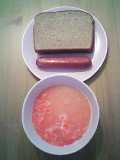
%> input picture SmartDiet_Backend/matlab/SensorFusion/data/101087.jpg, 120 x 160 px
$ octave grabcut_complete.m   (GNU Octave 9; MATLAB toolbox functions it lacks are replaced by stand-ins)
%> lines starting %> are read from the running program, lines starting %| are printed output that depends on the picture; in (x1, y1, x2, y2) boxes, pixels count from 0 and x2, y2 are one past the last pixel; in counts of white or black regions, pixels touching at a corner belong together; the program's own positions count from 1
### SmartDiet_Backend/matlab/SensorFusion/GrabCut/GCAlgo.m
% GNU licence:
% Copyright (C) 2012  Itay Blumenthal
%
%     This program is free software; you can redistribute it and/or modify
%     it under the terms of the GNU General Public License as published by
%     the Free Software Foundation; either version 2 of the License, or
%     (at your option) any later version.
%
%     This program is distributed in the hope that it will be useful,
%     but WITHOUT ANY WARRANTY; without even the implied warranty of
%     MERCHANTABILITY or FITNESS FOR A PARTICULAR PURPOSE.  See the
%     GNU General Public License for more details.
%
%     You should have received a copy of the GNU General Public License
%     along with this program; if not, write to the Free Software
%     Foundation, Inc., 59 Temple Place, Suite 330, Boston, MA  02111-1307  USAfunction finalLabel = GCAlgo( im, fixedBG,  K, G, maxIterations, Beta, diffThreshold, myHandle )

function finalLabel = GCAlgo( im, fixedBG,  K, G, maxIterations, Beta, diffThreshold, myHandle )

%%%%%%%%%%%%%%%%%%%%%
%%% Get definite labels defining absolute Background :
prevLabel = double(fixedBG);

%%%%%%%%%%%%%%%%%%%%%
%%% Calculate the smoothness term defined by the entire image's RGB values
bNormGrad = true;

%%% Get the image gradient
gradH = im(:,2:end,:) - im(:,1:end-1,:);
gradV = im(2:end,:,:) - im(1:end-1,:,:);

gradH = sum(gradH.^2, 3);
gradV = sum(gradV.^2, 3);

%%% Use the gradient to calculate the graph's inter-pixels weights
if ( bNormGrad )
    hC = exp(-Beta.*gradH./mean(gradH(:)));
    vC = exp(-Beta.*gradV./mean(gradV(:)));
else
    hC = exp(-Beta.*gradH);
    vC = exp(-Beta.*gradV);
end

%%% These matrices will evantually use as inputs to Bagon's code
hC = [hC zeros(size(hC,1),1)];
vC = [vC ;zeros(1, size(vC,2))];
sc = [0 G;G 0];

%%%%%%%%%%%%%%%%%%%%%
%%% Start the EM iterations :
bgMean = [];
fgMean = [];
for iter=1:maxIterations
    iter;
    if ~isempty(myHandle)
        set(myHandle,'String',strcat(num2str(100* iter/maxIterations),' %'  ));
        pause(0.2);
    end
    bgIds   = find(prevLabel == 1);
    fgIds   = find(prevLabel == 0);

    %%% Use NOT FIXED labels to get the Log Probability Likelihood
    %%% of the pixels to a GMM color model (inferred from the labels...)
    bgMeanInit = bgMean;
    fgMeanInit = fgMean;
    [bgLogPL fgLogPL bgMean fgMean ] =  CalcLogPLikelihood(im, K, bgIds,fgIds, bgMeanInit, fgMeanInit );

    %%% Use our A-Priori knowledge of Background labels & set the Forground
    %%% weights according to it.
    fgLogPL(fixedBG) = max(max(fgLogPL));

    %%% Now that we have all inputs, calculate the min-cut of the graph
    %%% using Bagon's code. Not much to explain here, for more details read
    %%% the graph cut documentation in the   GraphCut.m    file.
    dc = cat(3, bgLogPL, fgLogPL);
    graphHandle = GraphCut('open', dc , sc, vC, hC);
    graphHandle = GraphCut('set', graphHandle, int32(prevLabel == 0));
    [graphHandle currLabel] = GraphCut('expand', graphHandle);
    currLabel = 1 - currLabel;
    GraphCut('close', graphHandle);

    %%% Break if current result is somewhat similar to previuos result
    if nnz(prevLabel(:)~=currLabel(:)) < diffThreshold*numel(currLabel)
        break;
    end

    prevLabel = currLabel;

end
finalLabel = currLabel;

function [ bgLogPL fgLogPL bgMean fgMean ] = CalcLogPLikelihood(im, K, bgIds,fgIds , bgMeanInit, fgMeanInit )

numPixels = size(im,1) * size(im,2);
allBGLogPL = zeros(numPixels,K);
allFGLogPL = zeros(numPixels,K);

%%% Seperate color channels
R = im(:,:,1);
G = im(:,:,2);
B = im(:,:,3);

%%% Prepare the color datasets according to the input labels
imageValues = [R(:) G(:) B(:)];
bgValues = [R(bgIds)    G(bgIds)     B(bgIds)];
fgValues = [R(fgIds)    G(fgIds)     B(fgIds)];
numBGValues = size(bgValues,1);
numFGValues = size(fgValues,1);

%%%%%%
% Use a 'manual' way to calculate the GMM parameters, instead of using
% Matlab's gmdistribution.fit() function. This is due to better speed
% results..
% Start with Kmeans centroids calculation :
opts = statset('kmeans');
opts.MaxIter = 40;

if ( ~isempty(bgMeanInit) && ~isempty(fgMeanInit) )
    [bgClusterIds bgMean] = kmeans(bgValues, K, 'start', bgMeanInit,  'emptyaction','singleton' ,'Options',opts);
    [fgClusterIds fgMean] = kmeans(fgValues, K, 'start', fgMeanInit,  'emptyaction','singleton', 'Options',opts);
else
    [bgClusterIds bgMean] = kmeans(bgValues, K, 'emptyaction','singleton' ,'Options',opts);
    [fgClusterIds fgMean] = kmeans(fgValues, K, 'emptyaction','singleton', 'Options',opts);
end

checkSumFG = 0;
checkSumBG = 0;

for k=1:K
    %%% Get the k Gaussian weights for Background & Forground
    bgGaussianWeight = nnz(bgClusterIds==k)/numBGValues;
    fgGaussianWeight = nnz(fgClusterIds==k)/numFGValues;
    checkSumBG = checkSumBG + bgGaussianWeight;
    checkSumFG = checkSumFG + fgGaussianWeight;

    %%% FOR ALL PIXELS - calculate the distance from the k gaussian (BG & FG)
    bgDist = imageValues - repmat(bgMean(k,:),size(imageValues,1),1);
    fgDist = imageValues - repmat(fgMean(k,:),size(imageValues,1),1);

    %%% Calculate the gaussian covariance matrix & use it to calculate
    %%% all of the pixels likelihood to it :
    bgCovarianceMat = cov(bgValues(bgClusterIds==k,:));
    fgCovarianceMat = cov(fgValues(fgClusterIds==k,:));
    allBGLogPL(:,k) = -log(bgGaussianWeight)+0.5*log(det(bgCovarianceMat)) + 0.5*sum( (bgDist/bgCovarianceMat).*bgDist, 2 );
    allFGLogPL(:,k) = -log(fgGaussianWeight)+0.5*log(det(fgCovarianceMat)) + 0.5*sum( (fgDist/fgCovarianceMat).*fgDist, 2 );
end

assert(abs(checkSumBG - 1) < 1e-6 && abs(checkSumFG - 1)  < 1e-6 );

%%% Last, as seen in the GrabCut paper, take the minimum Log likelihood
%%% (    argmin(Dn)    )
bgLogPL = reshape(min(allBGLogPL, [], 2),size(im,1), size(im,2));
fgLogPL = reshape(min(allFGLogPL, [], 2),size(im,1), size(im,2));

### SmartDiet_Backend/matlab/SensorFusion/GrabCut/grabcut_complete.m

original_image = "/Users/student/Downloads/SensorFusion/BSR/grouping/data/101087.jpg";
polygon_file = "/Users/student/Downloads/SensorFusion/BSR/grouping/data/101087_ucm.bmp";
out_file = "/Users/student/Downloads/SensorFusion/BSR/grouping/data/101087_grabcut.jpg";


%%{
original_image = "/Users/student/Documents/Deepak/Mobile Computing/Git Repo/mobile_computing/SmartDiet_Backend/matlab/SensorFusion/data/101087.jpg";
polygon_file = "/Users/student/Documents/Deepak/Mobile Computing/Git Repo/mobile_computing/SmartDiet_Backend/matlab/SensorFusion/data/101087_seg.jpg";
out_file = "/Users/student/Documents/Deepak/Mobile Computing/Git Repo/mobile_computing/SmartDiet_Backend/matlab/SensorFusion/data/101087_grabcut.jpg";
% [7 lines of commented-out code are left out]


perform_grabcut(original_image,polygon_file, out_file);
% [1 line not run here, left out]
function perform_grabcut(original_image,polygon_file, out_file)
global fixedBG;
global im;
global CurrRes;
global PrevRes;
PrevRes = CurrRes;

im = imread(char(original_image));
%> im is the input picture: size 160x120x3 uint8; mean R, G, B 153.8, 137, 134.5
fixedBG = logical(imread(char(polygon_file)) < 128);
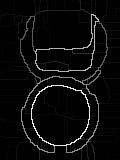
%> input picture SmartDiet_Backend/matlab/SensorFusion/data/101087_seg.jpg, 120 x 160 px
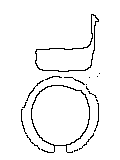
%> fixedBG: size 160x120 logical; 96.1% white; black in thin lines or dots, all inside (x1, y1, x2, y2) = (21, 14, 100, 153)

%%% show red bounds:
imBounds = im;
bounds = double(abs(edge(fixedBG)));
%> bounds: size 160x120 double; values 0 (black) and 1 (white), 7.2% white in thin lines or dots, all inside (x1, y1, x2, y2) = (20, 13, 100, 154)
se = strel('square',3);
bounds = 1 - imdilate(bounds,se);
%> bounds: size 160x120 double; values 0 (black) and 1 (white), 81.9% white; 1 black region, box (x1, y1, x2, y2) and area: (19, 12, 101, 155) 3467
imBounds(:,:,2) = imBounds(:,:,2).*uint8(bounds);
imBounds(:,:,3) = imBounds(:,:,3).*uint8(bounds);

figure,
imshow(im);
imshow(fixedBG);
imshow(imBounds);
hold on;
pause;

imd = double(im);
% TODO: Modify beta and k values accordingly
Beta = 0.5;
k = 4;
G = 50;
maxIter = 10;
diffThreshold = 0.001;
L = GCAlgo(imd, fixedBG,k,G,maxIter, Beta, diffThreshold,[]);
%> in GCAlgo, `gradV = im(2:end,:,:) - im(1:end-1,:,:);`:
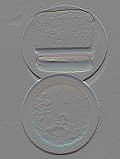
%> gradV: size 159x120x3 double; mean R, G, B -0.5, -0.6, -0.5; drawn with min black and max white
%> in GCAlgo, `hC = [hC zeros(size(hC,1),1)];`:
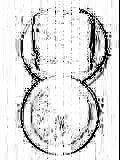
%> hC: size 160x120 double; min 0, max 1, mean 0.862
%> in GCAlgo, `vC = [vC ;zeros(1, size(vC,2))];`:
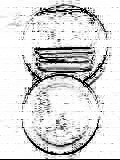
%> vC: size 160x120 double; min 0, max 1, mean 0.855
%> the loop in GCAlgo, `for iter=1:maxIterations` made 1 pass
%> (numBGValues in CalcLogPLikelihood, numFGValues in CalcLogPLikelihood) on pass 1: (18444, 756)
%> pass 1, in CalcLogPLikelihood, `R = im(:,:,1);`:
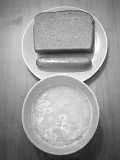
%> R: size 160x120 double; min 22, max 255, mean 153.8
%> pass 1, in CalcLogPLikelihood, `B = im(:,:,3);`:
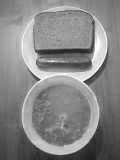
%> B: size 160x120 double; min 30, max 255, mean 134.5
%> the run ends on the next line
L = double(1 - L);

CurrRes = imd.*repmat(L , [1 1 3]);
for i=1:size(CurrRes,1)
    for j=1:size(CurrRes,2)
        if CurrRes(i,j,1) ==0 && CurrRes(i,j,2) ==0 && CurrRes(i,j,3) ==0
            %CurrRes(i,j,:) = 255;
        end
    end
end


imwrite(uint8(CurrRes),char(out_file));

figure,
imshow(uint8(CurrRes));

hold on;

disp("Grab cut completed");
end
